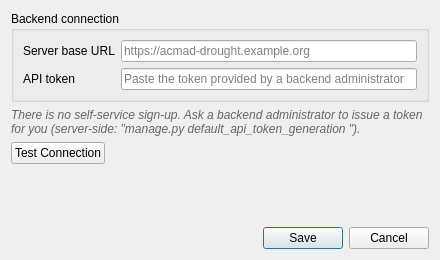
<?xml version="1.0" encoding="UTF-8"?>
<ui version="4.0">
 <class>SettingsDialogBase</class>
 <widget class="QDialog" name="SettingsDialogBase">
  <property name="geometry">
   <rect>
    <x>0</x>
    <y>0</y>
    <width>440</width>
    <height>260</height>
   </rect>
  </property>
  <property name="windowTitle">
   <string>ACMAD Forecast Ingest - Settings</string>
  </property>
  <layout class="QVBoxLayout" name="verticalLayout">
   <item>
    <widget class="QGroupBox" name="connectionGroupBox">
     <property name="title">
      <string>Backend connection</string>
     </property>
     <layout class="QFormLayout" name="formLayout">
      <item row="0" column="0">
       <widget class="QLabel" name="baseUrlLabel">
        <property name="text">
         <string>Server base URL</string>
        </property>
       </widget>
      </item>
      <item row="0" column="1">
       <widget class="QLineEdit" name="baseUrlEdit">
        <property name="placeholderText">
         <string>https://acmad-drought.example.org</string>
        </property>
       </widget>
      </item>
      <item row="1" column="0">
       <widget class="QLabel" name="tokenLabel">
        <property name="text">
         <string>API token</string>
        </property>
       </widget>
      </item>
      <item row="1" column="1">
       <widget class="QLineEdit" name="tokenEdit">
        <property name="echoMode">
         <enum>QLineEdit::Password</enum>
        </property>
        <property name="placeholderText">
         <string>Paste the token provided by a backend administrator</string>
        </property>
       </widget>
      </item>
     </layout>
    </widget>
   </item>
   <item>
    <widget class="QLabel" name="tokenHintLabel">
     <property name="text">
      <string>There is no self-service sign-up. Ask a backend administrator to issue a token for you (server-side: "manage.py default_api_token_generation &lt;username&gt;").</string>
     </property>
     <property name="wordWrap">
      <bool>true</bool>
     </property>
     <property name="styleSheet">
      <string notr="true">color: #666666; font-style: italic;</string>
     </property>
    </widget>
   </item>
   <item>
    <layout class="QHBoxLayout" name="testConnectionLayout">
     <item>
      <widget class="QPushButton" name="testConnectionButton">
       <property name="text">
        <string>Test Connection</string>
       </property>
      </widget>
     </item>
     <item>
      <spacer name="testConnectionSpacer">
       <property name="orientation">
        <enum>Qt::Horizontal</enum>
       </property>
       <property name="sizeHint" stdset="0">
        <size>
         <width>40</width>
         <height>20</height>
        </size>
       </property>
      </spacer>
     </item>
    </layout>
   </item>
   <item>
    <widget class="QLabel" name="testConnectionResultLabel">
     <property name="text">
      <string/>
     </property>
     <property name="wordWrap">
      <bool>true</bool>
     </property>
     <property name="visible">
      <bool>false</bool>
     </property>
    </widget>
   </item>
   <item>
    <spacer name="verticalSpacer">
     <property name="orientation">
      <enum>Qt::Vertical</enum>
     </property>
     <property name="sizeHint" stdset="0">
      <size>
       <width>20</width>
       <height>20</height>
      </size>
     </property>
    </spacer>
   </item>
   <item>
    <widget class="QDialogButtonBox" name="buttonBox">
     <property name="orientation">
      <enum>Qt::Horizontal</enum>
     </property>
     <property name="standardButtons">
      <set>QDialogButtonBox::Cancel|QDialogButtonBox::Save</set>
     </property>
    </widget>
   </item>
  </layout>
 </widget>
 <resources/>
 <connections>
  <connection>
   <sender>buttonBox</sender>
   <signal>accepted()</signal>
   <receiver>SettingsDialogBase</receiver>
   <slot>accept()</slot>
  </connection>
  <connection>
   <sender>buttonBox</sender>
   <signal>rejected()</signal>
   <receiver>SettingsDialogBase</receiver>
   <slot>reject()</slot>
  </connection>
 </connections>
</ui>
